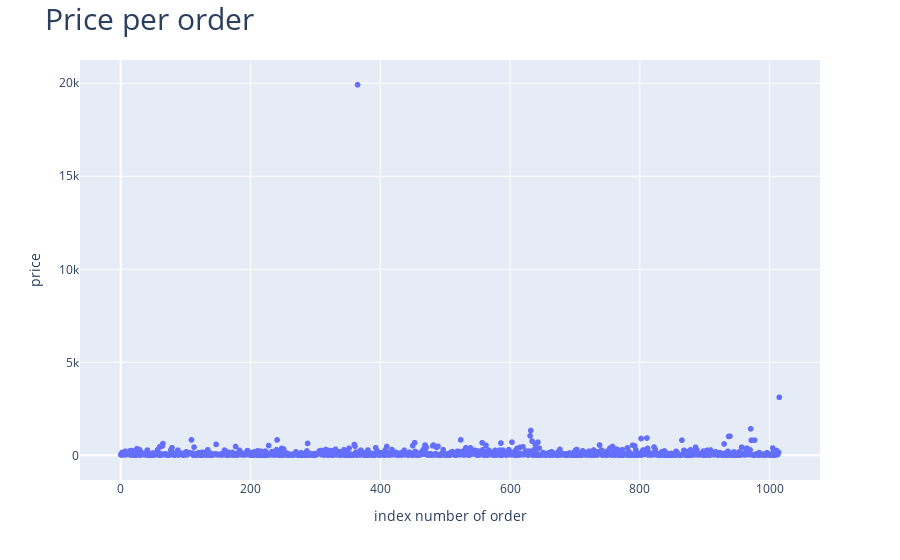

Notebook source saved alongside this figure:
### Markdown cell above
### Scatter chart of order prices

### Code cell
x_values = pd.Series(range(0, len(orders)))
fig = px.scatter(ordersByUsers, x=x_values, y=orders['revenue'])
fig.update_layout(title_text="Price per order",
                  title_font_size=30, xaxis_title="index number of order", yaxis_title="price",
)

fig.show()

### Figure 1 — Plotly figure (JSON) as saved in the notebook; plotly's stock layout.template omitted (floating-point values rounded to 4 significant figures; data arrays with more than 128 entries replaced by an {"elided": "..."} marker saying what was removed)
{"data": [{"hovertemplate": "x=%{x}<br>y=%{y}<extra></extra>", "legendgroup": "", "marker": {"color": "#636efa", "symbol": "circle"}, "mode": "markers", "name": "", "showlegend": false, "type": "scattergl", "x": {"elided": "1016 int values"}, "xaxis": "x", "y": {"elided": "1016 float values"}, "yaxis": "y"}], "layout": {"legend": {"tracegroupgap": 0}, "margin": {"t": 60}, "title": {"font": {"size": 30}, "text": "Price per order"}, "xaxis": {"anchor": "y", "domain": [0, 1], "title": {"text": "index number of order"}}, "yaxis": {"anchor": "x", "domain": [0, 1], "title": {"text": "price"}}}}
